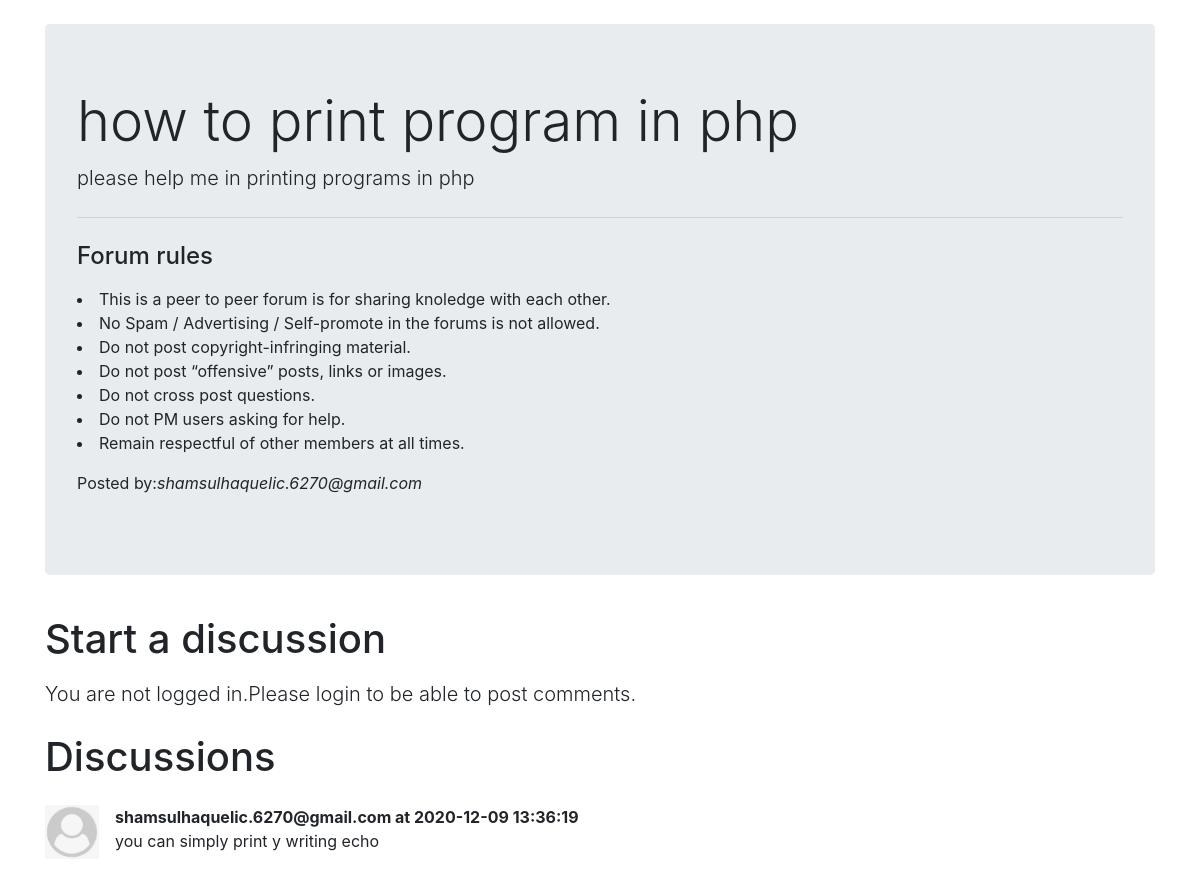
The page /thread.php?threadid=49 on the database its author committed.
### tables this page shows
CREATE TABLE `threads` (
  `thread_id` int(8) NOT NULL,
  `thread_title` varchar(255) NOT NULL,
  `thread_desc` text NOT NULL,
  `thread_cat_id` text NOT NULL,
  `thread_user_id` int(8) NOT NULL,
  `timestamp` datetime NOT NULL DEFAULT current_timestamp()
);

CREATE TABLE `users` (
  `sno` int(8) NOT NULL,
  `user_email` varchar(30) NOT NULL,
  `user_pass` varchar(256) NOT NULL,
  `timestamp` datetime NOT NULL DEFAULT current_timestamp()
);

CREATE TABLE `comments` (
  `comment_id` int(8) NOT NULL,
  `comment_content` text NOT NULL,
  `thread_id` int(8) NOT NULL,
  `comment_by` int(8) NOT NULL,
  `comment_time` datetime NOT NULL DEFAULT current_timestamp()
);

### thread.php (the view, shortened to what this page needs)
<!doctype html>
<html lang="en">
<head>
    <link rel="stylesheet" href="https://stackpath.bootstrapcdn.com/bootstrap/4.5.0/css/bootstrap.min.css"
>
</head>
<body>
    <?php
    $id=$_GET['threadid'];
    $sql="SELECT * FROM `threads` WHERE thread_id=$id";
    $result=mysqli_query($conn,$sql);
    while($row=mysqli_fetch_assoc($result)){
        $title=$row['thread_title'];
        $desc=$row['thread_desc'];
        $thread_user_id=$row['thread_user_id'];
        $sql2="SELECT user_email FROM `users` WHERE sno='$thread_user_id'";
        $result2=mysqli_query($conn,$sql2);
        $row2=mysqli_fetch_assoc($result2);
        $posted_by=$row2['user_email'];
    }
    ?>
    <div class="container my-4">
        <div class="jumbotron">
            <h1 class="display-4"> <?php echo $title; ?></h1>
            <p class="lead"><?php echo $desc; ?></p>
            <hr class="my-4">
            <h4>Forum rules</h4>
            <p>
                <li>This is a peer to peer forum is for sharing knoledge with each other.</li>
                <li>No Spam / Advertising / Self-promote in the forums is not allowed.</li>
                <li>Do not post copyright-infringing material.</li>
                <li>Do not post “offensive” posts, links or images.</li>
                <li>Do not cross post questions.</li>
                <li>Do not PM users asking for help.</li>
                <li>Remain respectful of other members at all times.</li>
            </p>
            <p>Posted by:<em><?php echo $posted_by; ?></em></p>
        </div>
    </div>
    <?php
    if (isset($_SESSION['loggedin']) && $_SESSION['loggedin']==true) {
    echo '<div class="container">
    <h1 class="py-2">Post a comment</h1>
    <form action="'.$_SERVER['REQUEST_URI'].'" method="post">
        <div class="form-group">
            <label for="exampleFormControlTextarea1">type your coment</label>
            <textarea class="form-control" id="comment" name="comment" rows="3"></textarea>
        <input type="hidden" name="sno" value="'.$_SESSION["sno"].'">
        </div>
        <button type="submit" class="btn btn-primary my-2">Post comment</button>
    </form>
</div>';
    }
    else {
        echo '<div class="container">
        <h1 class="py-2">Start a discussion</h1>
        <p class="lead">You are not logged in.Please login to be able to post comments.</p>
        </div>';
    }
    ?>
    <div class="container mb-5" id="ques">
        <h1 class="py-2">Discussions</h1>
        <?php
    $id=$_GET['threadid'];
    $sql= "SELECT * FROM `comments` WHERE thread_id=$id";
    $result=mysqli_query($conn,$sql);
    while($row=mysqli_fetch_assoc($result)){
        $content=$row['comment_content'];
        $comment_time=$row['comment_time'];
        $thread_user_id=$row['comment_by'];
        $sql2="SELECT user_email FROM `users` WHERE sno='$thread_user_id'";
        $result2=mysqli_query($conn,$sql2);
        $row2=mysqli_fetch_assoc($result2);
            echo '<div class="media my-3">
            <img src="img/defaultuser.jpg" width="54px" class="mr-3" alt="...">
            <div class="media-body">
            <p class="font-weight-bold my-0">'.$row2['user_email'].' at '.$comment_time.'</p>
                '.$content.'
                </div>
            </div>';
        }
    ?>
    </div>
</body>
</html>

### thread.php (style rules this page uses)
#ques { min-height: 433px; }

### rows shown on the page
threads: thread_title "how to print program in php", thread_desc "please help me in printing programs in php"
users: user_email "shamsulhaquelic.6270@gmail.com"
comments: users.user_email "shamsulhaquelic.6270@gmail.com", comment_time "2020-12-09 13:36:19", comment_content "you can simply print y writing echo"
